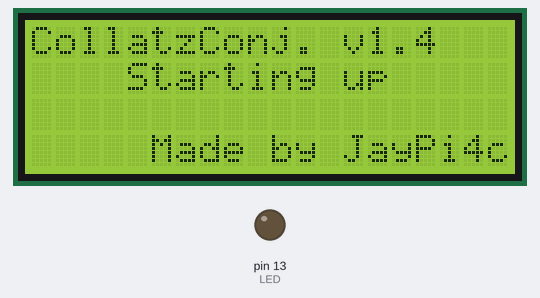
The sketch below on a simulated Arduino Uno, built with avr-gcc and run on an emulated ATmega328P. Shown: 20×4 character LCD, output pins drawn as LEDs (lit = HIGH).

Above: at 0.2 s.
At 2.82 s:
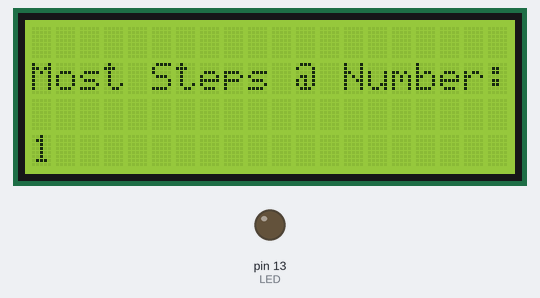
At 36.2 s:
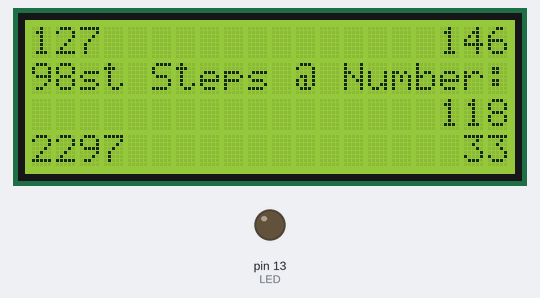
At 38.5 s:
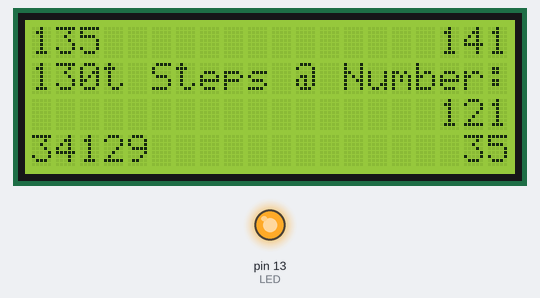
Timing chart, 0 to 40.0 s (numbered marks = the images above):
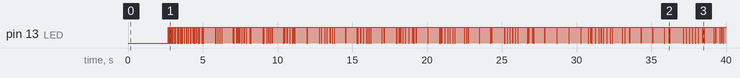

Measured:
- what the display in image 2 shows lasts 1.0 s, from 36.2 s to 37.2 s

The sketch:

CCWithStrings.ino
```cpp
#include <Wire.h>
#include <LiquidCrystal_I2C.h>
#include "Vars.h"
#include "Calculator.h"

LiquidCrystal_I2C lcd(0x27 , 20 , 4);

unsigned long Steps = 0, maxSteps = 0;
String xStart = "1", xMax;
String i;
unsigned long StartTime, CurrentTime;
String currentTime, maxTime;
byte TimeCounter;

void setup() {
  Serial.begin(9600);

  lcd.init();
  lcd.setBacklight(true);
  lcd.setCursor(0, 0);
  lcd.print("CollatzConj. v1.4");
  lcd.setCursor(0, 1);
  lcd.print("    Starting up");
  lcd.setCursor(0, 3);
  lcd.print("     Made by JayPi4c");

  pinMode(LED, OUTPUT);

  delay(2500);
  lcd.clear();
  lcd.setCursor(0, 1);
  lcd.print("Most Steps @ Number:");
  StartTime = millis();
  maxTime = "0";
}

void loop() {
  i = xStart;
  Steps = 0;
  clearLCDLine(lcd, 0);
  lcd.print(xStart);

  digitalWrite(LED, HIGH);                                       //turn LED on while Calculating

  while (i.length()  > 1 || i.charAt(i.length() - 1) - '0' > 1) {
    i = calculate(i);                     //DO THE COLLATZCONJECTURE Calculation
    i = updateNumber(i);

    Steps++;
    lcd.setCursor(20 - getDigits(Steps), 0);
    lcd.print(Steps);

    CurrentTime = millis();
    currentTime = Time(StartTime, CurrentTime);
    if (TimeCounter < currentTime.length() || TimeCounter > currentTime.length()) {  // pretty looking on display; check the length of the time var and clear collom if needed
      clearLCDLine(lcd, 3);
      TimeCounter = currentTime.length();
      lcd.setCursor(0, 3);
      lcd.print(maxTime);
    }
    lcd.setCursor(20 - currentTime.length(), 3);                       //print Time as much as possible in the down right corner
    lcd.print(currentTime);
  }
  digitalWrite(LED, LOW);                                        //Turn LED off after calculating


  if (maxSteps < Steps) {                                        // Check the result of the steps with the older maxSteps, if result >, then set new highest level
    maxSteps = Steps;
    xMax = xStart;
    maxTime = currentTime;
    lcd.setCursor(0, 3);
    lcd.print(maxTime);
    clearLCDLine(lcd, 2);
    lcd.print(xMax);
    lcd.setCursor(20 - getDigits(maxSteps), 2);
    lcd.print(maxSteps);
  }
  xStart = stringAddition(xStart, "1");                                                      //create a new number to check by adding 1 to the older startnumber
}
```

Calculator.cpp
```cpp
#include "Calculator.h"

String calculate(String i) { //calculate the CollatzConjecture

  int number = (i.charAt(i.length() - 1) - '0');
  if (number % 2 == 1) {
    i = stringAddition(stringMultiplication(i, 3), "1");
    return i;
  }
  else if (number % 2 == 0) {
    i = stringDivision(i, 2);
    return i;
  }
}

int getDigits(int value) {                                                              //returns the digits of a givin Integer
  int counter = 1;
  for (int i = 10; value >= i;  i = i * 10) {
    counter++;
  } return counter;
}

String Time(unsigned long startMillis, unsigned long currentMillis) {                   //Calculate passed time by getting current millis and start millis
  String t;
  int h;
  int minutes;
  int sec =  (currentMillis - startMillis) / 1000;
  t = convertNumber(sec);
  if (sec > 60) {
    minutes = sec / 60;
    sec = sec % (minutes * 60);
    t = convertNumber(minutes) + ";" + convertNumber(sec);
    if (minutes > 60) {
      h = minutes / 60;
      minutes = minutes % (h * 60);
      sec = sec % (minutes * 60);
      t = convertNumber(h) + ":" + convertNumber(minutes) + ";" + convertNumber(sec);
    }
  }
  return t;
}

String convertNumber(int n) {
  if (String(n).length() == 1) {
    String s = "0";
    s = s + String(n);
    return s;
  }
  return String(n);
}

void clearLCDLine(LiquidCrystal_I2C lcd, int Line) {
  lcd.setCursor(0, Line);
  lcd.print("                    ");
  lcd.setCursor(0, Line);
}

String stringDivision(String number, int divisor) {
  int uebertrag = 0;
  int n = 0;

  String temp = "";

  for (int i = 0; i < number.length(); i++) {
    int num = number.charAt(i) - '0';
    n = num / divisor;
    temp += (n + uebertrag);

    uebertrag = (int)((((double)num / divisor) - n) * 10);
  }

  if (uebertrag != 0) {
    temp += ".";
    temp += uebertrag;
  }

  return temp;
}

String stringAddition(String a, String b) {
  String temp = "";

  if (a.length() > b.length()) {
    for (int i = a.length() - b.length(); i > 0; i--) {
      b = "0" + b;
    }
  } else if (a.length() < b.length()) {
    for (int i = b.length() - a.length(); i > 0; i--) {
      a = "0" + a;
    }
  }

  int uebertrag = 0;
  int number = 0;
  for (int i = a.length() - 1; i >= 0; i--) {
    int altUebertrag = uebertrag;
    int numberA = a.charAt(i) - '0';
    int numberB = b.charAt(i) - '0';
    uebertrag = (int)((numberA + numberB + altUebertrag) / 10);
    number = (numberA + numberB + altUebertrag) - (uebertrag * 10);
    temp = number + temp;
  }
  if (uebertrag != 0) {
    temp = uebertrag + temp;
  }


  return temp;
}

String stringMultiplication(String number, int factor) {
  int uebertrag = 0;
  int n = 0;

  String temp = "";

  for (int i = number.length() - 1; i >= 0; i--) {
    int num = number.charAt(i) - '0';
    n = ((num * factor) + uebertrag);
    uebertrag = (int)(n / 10);
    n = n - (uebertrag * 10);
    temp = n + temp;
  }
  if (uebertrag != 0) {
    temp = uebertrag + temp;
  }

  return temp;

}

String updateNumber(String num) {
  String tmp = "";
  int i;
  for (i = 0;i < num.length(); i++) {
    if (num.charAt(i) != '0') {
      break;
    }
  }

  for (i = i; i < num.length(); i++) {
    tmp += num.charAt(i);
  }
  return tmp;
}
```

Calculator.h
```cpp
#include "Arduino.h"
#include "Vars.h"
#include <Wire.h>
#include <LiquidCrystal_I2C.h>

extern String calculate(String i);

extern int getDigits(int value);

extern String Time(unsigned long startMillis, unsigned long currentMillis);

extern String convertNumber(int n);

extern void clearLCDLine(LiquidCrystal_I2C lcd, int Line);

extern String stringDivision(String number, int divisor);

extern String stringAddition(String a, String b);

extern String stringMultiplication(String number, int factor);

extern String updateNumber(String num);
```

Vars.h
```cpp
#include "Arduino.h"

#define LED 13
```
